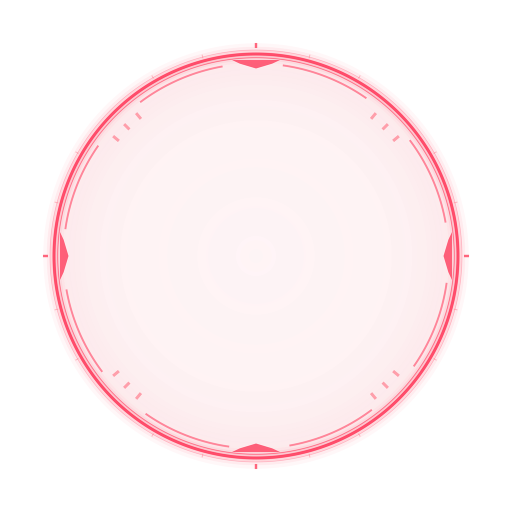
#> input picture tools/autopista/pack18c/ap_zona_torre.png, 1024 x 1024 px (shown at 1/2 size); the run also reads 3 pictures not shown here
$ python procesa_pack18.py
#> lines starting #> are read from the running program, lines starting #| are printed output that depends on the picture
"""A-6 · Pack 18 ART (marcas del suelo). Cada aro se recoloca para que su borde exterior quede al mismo radio que la
pieza de La Brecha que sustituye (así no cambia ninguna escala del código). Ejecutar: python3 -I tools/autopista/procesa_pack18.py"""
import os
from PIL import Image

R = os.path.dirname(os.path.dirname(os.path.dirname(os.path.abspath(__file__))))
P, UI = os.path.join(R, 'tools/autopista'), os.path.join(R, 'public/batalla/ui')


def ajusta(origen, salida, r, lado):
#> called with origen = 'tools/autopista/pack18c/ap_alcance.png', salida = 'ap_alcance', r = 0.926, lado = 512
    im = Image.open(origen).convert('RGBA'); im = im.crop(im.getbbox())
    d = max(im.size); L = round(d / r)
#> after `d = max(im.size)`: d = 406
#> after `L = round(d / r)`: L = 438
    lienzo = Image.new('RGBA', (L, L), (0, 0, 0, 0)); lienzo.paste(im, ((L - im.size[0]) // 2, (L - im.size[1]) // 2))
#> after `lienzo = Image.new('RGBA', (L, L), (0, 0, 0, 0))`: lienzo: PIL image 438x438 RGBA; every value is 0
    lienzo = lienzo.resize((lado, lado), Image.LANCZOS); lienzo.save(os.path.join(UI, salida + '.webp'), 'WEBP', quality=92, method=6)
    print(salida, lienzo.size)
#| ap_alcance (512, 512)


C = os.path.join(P, 'pack18c')
ajusta(f'{C}/ap_alcance.png', 'ap_alcance', 0.926, 512)     # sustituye a ind_alcance
ajusta(f'{C}/ap_objetivo.png', 'ap_objetivo', 0.926, 512)   # marca del objetivo (va donde ind_alcance)
#> in ajusta (call 2), `lienzo = Image.new('RGBA', (L, L), (0, 0, 0, 0))`: lienzo: PIL image 389x389 RGBA; every value is 0
#| ap_objetivo (512, 512)
ajusta(f'{C}/ap_zona_torre.png', 'ap_zona_torre', 0.922, 1024)  # zona de la torre (donde ind_area)
#> call 3 of ajusta, with salida = 'ap_zona_torre', r = 0.922, lado = 1024
#> in ajusta, im is the input picture: PIL image 1024x1024 RGBA; mean R, G, B, A 132.2, 26, 38.9, 15.9
#> in ajusta (call 3), `im = im.crop(im.getbbox())`:
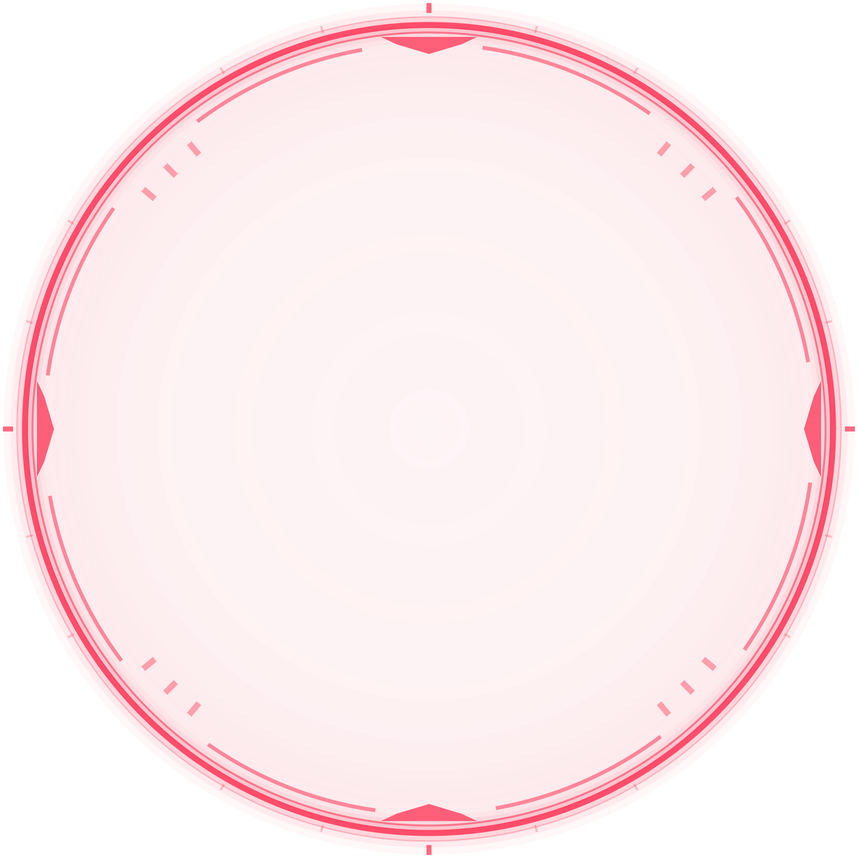
#> im: PIL image 858x858 RGBA; mean R, G, B, A 188.2, 37, 55.3, 22.6; transparent parts drawn white
#> in ajusta (call 3), `lienzo = Image.new('RGBA', (L, L), (0, 0, 0, 0))`: lienzo: PIL image 931x931 RGBA; every value is 0
#> in ajusta (call 3), `lienzo.paste(im, ((L - im.size[0]) // 2, (L - im.size[1]) // 2))`:
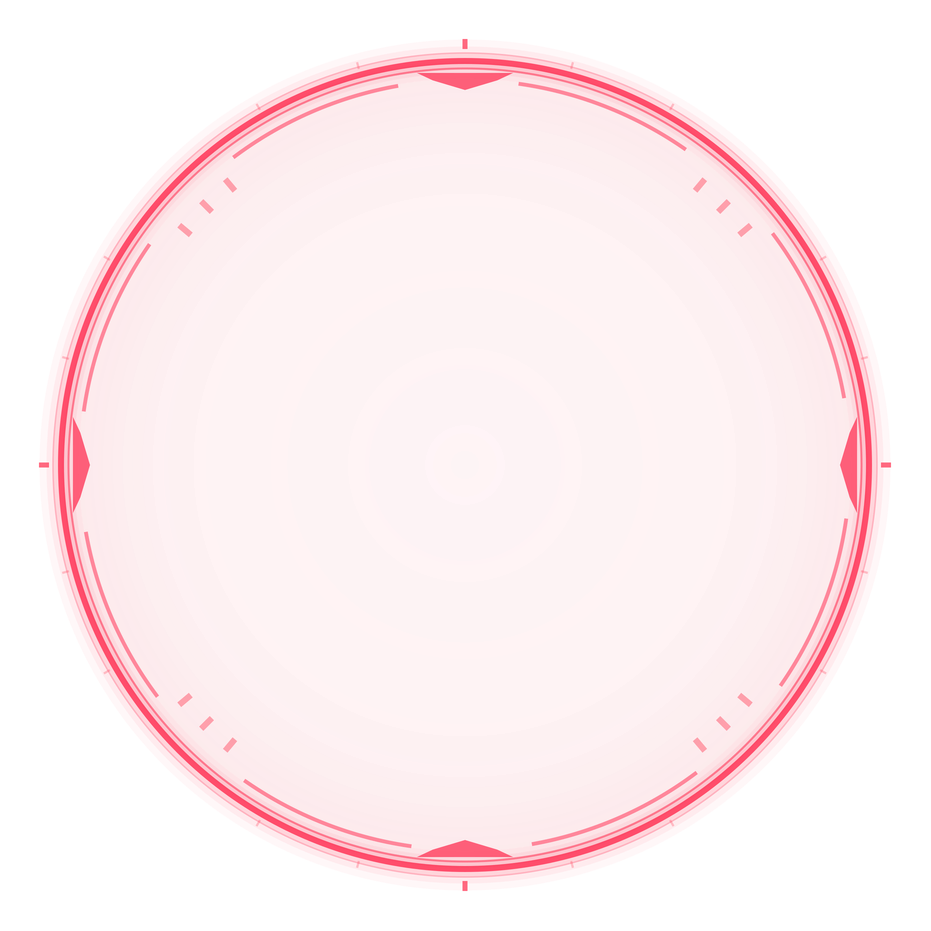
#> lienzo: PIL image 931x931 RGBA; mean R, G, B, A 159.9, 31.4, 47, 19.2; transparent parts drawn white
#| ap_zona_torre (1024, 1024)
ajusta(f'{C}/ap_aro_heroe.png', 'ap_aro_heroe', 0.891, 256)  # aro bajo los pies
#> in ajusta (call 4), `lienzo = Image.new('RGBA', (L, L), (0, 0, 0, 0))`: lienzo: PIL image 483x483 RGBA; every value is 0
#| ap_aro_heroe (256, 256)
